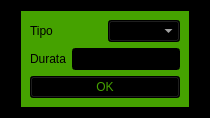
<?xml version="1.0" encoding="UTF-8"?>
<ui version="4.0">
 <class>inserisci_campi</class>
 <widget class="QWidget" name="inserisci_campi">
  <property name="geometry">
   <rect>
    <x>0</x>
    <y>0</y>
    <width>210</width>
    <height>117</height>
   </rect>
  </property>
  <property name="windowTitle">
   <string>Nuovo Campi</string>
  </property>
  <property name="styleSheet">
   <string notr="true">background-color: rgb(0, 0, 0);</string>
  </property>
  <layout class="QGridLayout" name="gridLayout">
   <item row="0" column="0" alignment="Qt::AlignHCenter|Qt::AlignVCenter">
    <widget class="QWidget" name="widget" native="true">
     <property name="styleSheet">
      <string notr="true">background-color: rgb(69, 162, 0);</string>
     </property>
     <layout class="QGridLayout" name="gridLayout_2">
      <item row="0" column="0">
       <layout class="QVBoxLayout" name="verticalLayout">
        <item>
         <layout class="QHBoxLayout" name="horizontalLayout">
          <item>
           <widget class="QLabel" name="label">
            <property name="text">
             <string>Tipo</string>
            </property>
           </widget>
          </item>
          <item>
           <widget class="QComboBox" name="comboBox">
            <property name="styleSheet">
             <string notr="true">background-color: rgb(0, 0, 0);
color: rgb(255, 255, 255);</string>
            </property>
           </widget>
          </item>
         </layout>
        </item>
        <item>
         <layout class="QHBoxLayout" name="horizontalLayout_6">
          <item>
           <widget class="QLabel" name="label_6">
            <property name="text">
             <string>Durata</string>
            </property>
           </widget>
          </item>
          <item>
           <widget class="QLineEdit" name="textDurata">
            <property name="styleSheet">
             <string notr="true">background-color: rgb(0, 0, 0);
color: rgb(255, 255, 255);</string>
            </property>
           </widget>
          </item>
         </layout>
        </item>
        <item>
         <widget class="QPushButton" name="btn_ok">
          <property name="styleSheet">
           <string notr="true">color: rgb(69, 162, 0);
background-color: rgb(0, 0, 0);</string>
          </property>
          <property name="text">
           <string>OK</string>
          </property>
         </widget>
        </item>
       </layout>
      </item>
     </layout>
    </widget>
   </item>
  </layout>
 </widget>
 <resources/>
 <connections/>
</ui>
